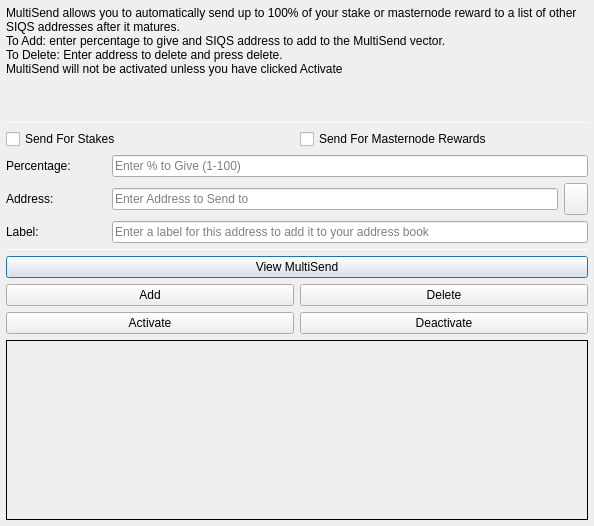
<?xml version="1.0" encoding="UTF-8"?>
<ui version="4.0">
 <class>MultiSendDialog</class>
 <widget class="QDialog" name="MultiSendDialog">
  <property name="windowModality">
   <enum>Qt::NonModal</enum>
  </property>
  <property name="geometry">
   <rect>
    <x>0</x>
    <y>0</y>
    <width>594</width>
    <height>526</height>
   </rect>
  </property>
  <property name="windowTitle">
   <string>MultiSend</string>
  </property>
  <layout class="QVBoxLayout" name="verticalLayout" stretch="0">
   <property name="leftMargin">
    <number>6</number>
   </property>
   <property name="topMargin">
    <number>6</number>
   </property>
   <property name="rightMargin">
    <number>6</number>
   </property>
   <property name="bottomMargin">
    <number>6</number>
   </property>
   <item>
    <layout class="QVBoxLayout" name="verticalLayout_Main" stretch="1,1,1,0,1,1,1">
     <item>
      <widget class="QLabel" name="label_2">
       <property name="lineWidth">
        <number>1</number>
       </property>
       <property name="text">
        <string>MultiSend allows you to automatically send up to 100% of your stake or masternode reward to a list of other SIQS addresses after it matures.
To Add: enter percentage to give and SIQS address to add to the MultiSend vector.
To Delete: Enter address to delete and press delete.
MultiSend will not be activated unless you have clicked Activate</string>
       </property>
       <property name="alignment">
        <set>Qt::AlignLeading|Qt::AlignLeft|Qt::AlignTop</set>
       </property>
       <property name="wordWrap">
        <bool>true</bool>
       </property>
      </widget>
     </item>
     <item>
      <widget class="Line" name="line">
       <property name="minimumSize">
        <size>
         <width>0</width>
         <height>1</height>
        </size>
       </property>
       <property name="maximumSize">
        <size>
         <width>16777215</width>
         <height>1</height>
        </size>
       </property>
       <property name="orientation">
        <enum>Qt::Horizontal</enum>
       </property>
      </widget>
     </item>
     <item>
      <layout class="QVBoxLayout" name="verticalLayout_Settings">
       <item>
        <layout class="QHBoxLayout" name="horizontalLayout">
         <item>
          <widget class="QCheckBox" name="multiSendStakeCheckBox">
           <property name="text">
            <string>Send For Stakes</string>
           </property>
          </widget>
         </item>
         <item>
          <widget class="QCheckBox" name="multiSendMasternodeCheckBox">
           <property name="text">
            <string>Send For Masternode Rewards</string>
           </property>
          </widget>
         </item>
        </layout>
       </item>
       <item>
        <layout class="QHBoxLayout" name="horizontalLayout_6">
         <item>
          <widget class="QLabel" name="label">
           <property name="minimumSize">
            <size>
             <width>100</width>
             <height>0</height>
            </size>
           </property>
           <property name="toolTip">
            <string>Percentage of stake to send</string>
           </property>
           <property name="text">
            <string>Percentage:</string>
           </property>
          </widget>
         </item>
         <item>
          <widget class="QLineEdit" name="multiSendPercentEdit">
           <property name="toolTip">
            <string>Enter whole numbers 1 - 100</string>
           </property>
           <property name="placeholderText">
            <string>Enter % to Give (1-100)</string>
           </property>
          </widget>
         </item>
        </layout>
       </item>
       <item>
        <layout class="QHBoxLayout" name="horizontalLayout_7">
         <item>
          <widget class="QLabel" name="label_5">
           <property name="minimumSize">
            <size>
             <width>100</width>
             <height>0</height>
            </size>
           </property>
           <property name="toolTip">
            <string>Address to send portion of stake to</string>
           </property>
           <property name="text">
            <string>Address:</string>
           </property>
          </widget>
         </item>
         <item>
          <widget class="QLineEdit" name="multiSendAddressEdit">
           <property name="toolTip">
            <string/>
           </property>
           <property name="placeholderText">
            <string>Enter Address to Send to</string>
           </property>
          </widget>
         </item>
         <item>
          <widget class="QToolButton" name="addressBookButton">
           <property name="maximumSize">
            <size>
             <width>16777215</width>
             <height>32</height>
            </size>
           </property>
           <property name="toolTip">
            <string>Choose an address from the address book</string>
           </property>
           <property name="text">
            <string/>
           </property>
           <property name="icon">
            <iconset resource="../SIQS.qrc">
             <normaloff>:/icons/address-book</normaloff>:/icons/address-book</iconset>
           </property>
           <property name="shortcut">
            <string>Alt+A</string>
           </property>
          </widget>
         </item>
        </layout>
       </item>
      </layout>
     </item>
     <item>
      <layout class="QHBoxLayout" name="horizontalLayout_3">
       <item>
        <widget class="QLabel" name="label_3">
         <property name="minimumSize">
          <size>
           <width>100</width>
           <height>0</height>
          </size>
         </property>
         <property name="text">
          <string>Label:</string>
         </property>
        </widget>
       </item>
       <item>
        <widget class="QLineEdit" name="labelAddressLabelEdit">
         <property name="placeholderText">
          <string>Enter a label for this address to add it to your address book</string>
         </property>
        </widget>
       </item>
      </layout>
     </item>
     <item>
      <widget class="Line" name="line_2">
       <property name="minimumSize">
        <size>
         <width>0</width>
         <height>1</height>
        </size>
       </property>
       <property name="maximumSize">
        <size>
         <width>16777215</width>
         <height>1</height>
        </size>
       </property>
       <property name="orientation">
        <enum>Qt::Horizontal</enum>
       </property>
      </widget>
     </item>
     <item>
      <layout class="QVBoxLayout" name="verticalLayout_Buttons">
       <item>
        <layout class="QHBoxLayout" name="horizontalLayout_4">
         <item>
          <widget class="QPushButton" name="viewButton">
           <property name="toolTip">
            <string/>
           </property>
           <property name="statusTip">
            <string>View MultiSend Vector</string>
           </property>
           <property name="text">
            <string>View MultiSend</string>
           </property>
          </widget>
         </item>
        </layout>
       </item>
       <item>
        <layout class="QHBoxLayout" name="horizontalLayout_2">
         <item>
          <widget class="QPushButton" name="addButton">
           <property name="toolTip">
            <string/>
           </property>
           <property name="statusTip">
            <string>Add to MultiSend Vector</string>
           </property>
           <property name="text">
            <string>Add</string>
           </property>
          </widget>
         </item>
         <item>
          <widget class="QPushButton" name="deleteButton">
           <property name="toolTip">
            <string/>
           </property>
           <property name="statusTip">
            <string>Delete Address From MultiSend Vector</string>
           </property>
           <property name="text">
            <string>Delete</string>
           </property>
          </widget>
         </item>
        </layout>
       </item>
       <item>
        <layout class="QHBoxLayout" name="horizontalLayout_5">
         <item>
          <widget class="QPushButton" name="activateButton">
           <property name="statusTip">
            <string>Activate MultiSend</string>
           </property>
           <property name="text">
            <string>Activate</string>
           </property>
          </widget>
         </item>
         <item>
          <widget class="QPushButton" name="disableButton">
           <property name="statusTip">
            <string>Deactivate MultiSend</string>
           </property>
           <property name="text">
            <string>Deactivate</string>
           </property>
          </widget>
         </item>
        </layout>
       </item>
      </layout>
     </item>
     <item>
      <widget class="QLabel" name="message">
       <property name="minimumSize">
        <size>
         <width>0</width>
         <height>180</height>
        </size>
       </property>
       <property name="frameShape">
        <enum>QFrame::Panel</enum>
       </property>
       <property name="frameShadow">
        <enum>QFrame::Plain</enum>
       </property>
       <property name="lineWidth">
        <number>1</number>
       </property>
       <property name="midLineWidth">
        <number>1</number>
       </property>
       <property name="text">
        <string/>
       </property>
       <property name="alignment">
        <set>Qt::AlignLeading|Qt::AlignLeft|Qt::AlignTop</set>
       </property>
       <property name="wordWrap">
        <bool>true</bool>
       </property>
      </widget>
     </item>
    </layout>
   </item>
  </layout>
 </widget>
 <resources>
  <include location="../SIQS.qrc"/>
 </resources>
 <connections/>
</ui>
